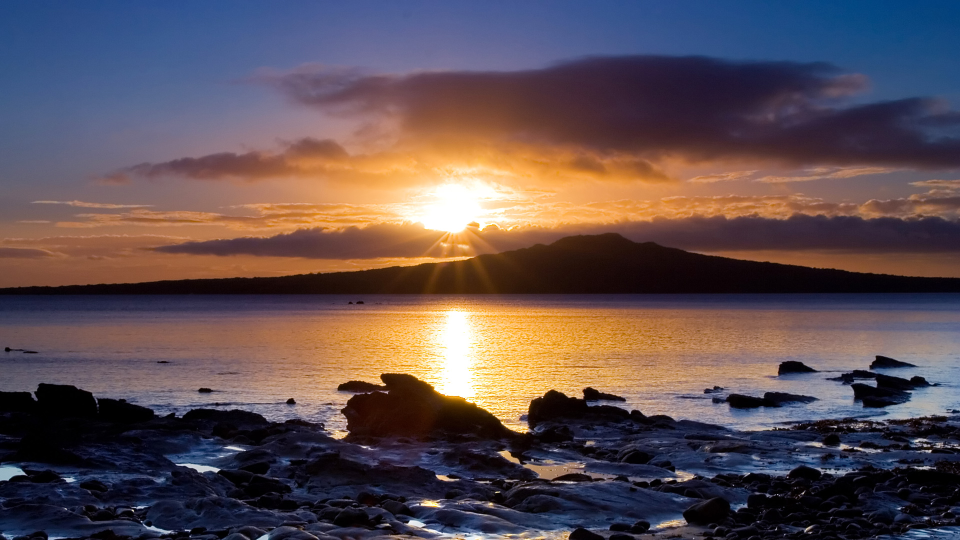
#> input picture Lab_2/static/SampleImage.jpg, 1920 x 1080 px (shown at 1/2 size)
$ python L2_1.py
#> lines starting #> are read from the running program, lines starting #| are printed output that depends on the picture
import cv2

img_file = "static/SampleImage.jpg"
img = cv2.imread(img_file)
#> img is the input picture: shape (1080, 1920, 3); mean B, G, R 83.3, 79.4, 94.9

# Convert input image to grayscale
gray = cv2.cvtColor(img, cv2.COLOR_BGR2GRAY)
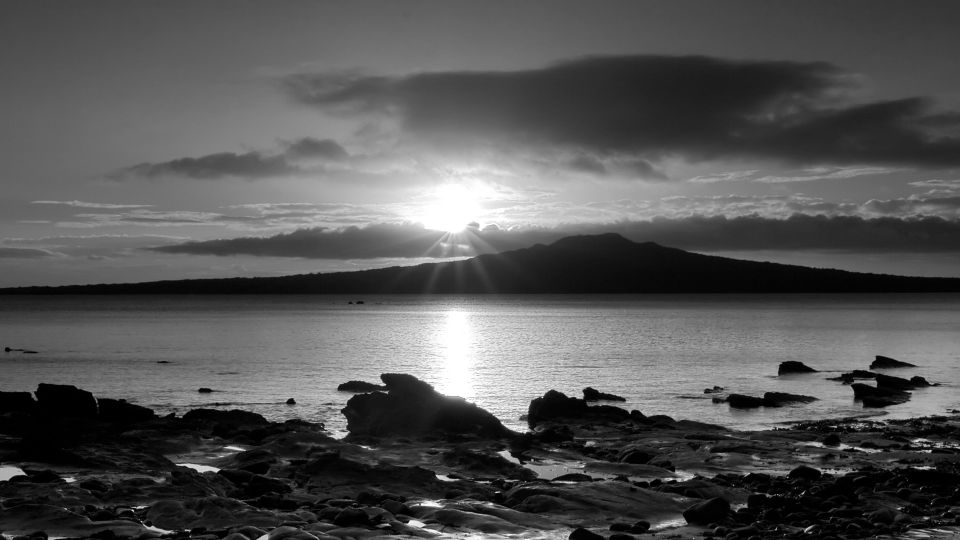
#> gray: shape (1080, 1920) (shown at 1/2 size); min 0, max 255, mean 84.5

# Compute negative of the grayscale image
neg = cv2.bitwise_not(gray)
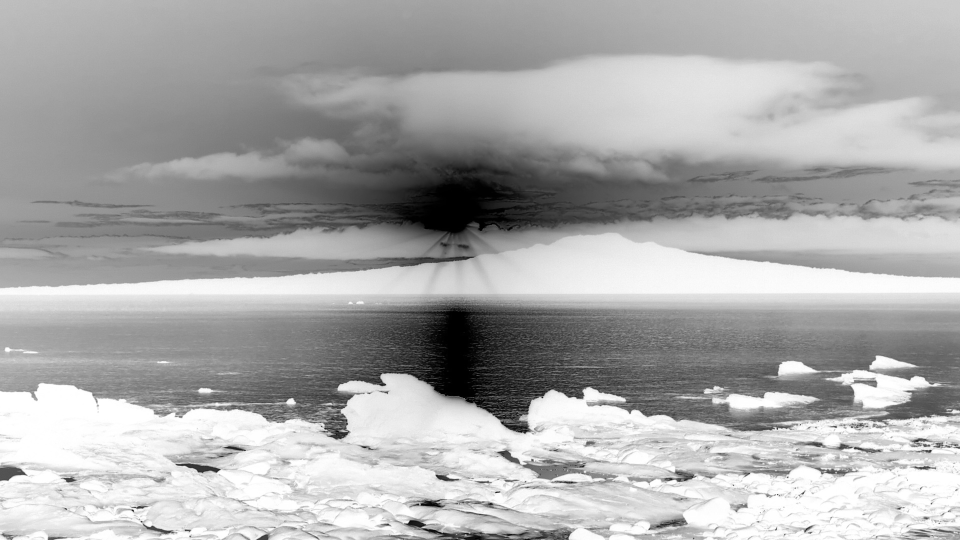
#> neg: shape (1080, 1920) (shown at 1/2 size); min 0, max 255, mean 170.5

# Display the input image and negative image
# Only resize for large images
cv2.imshow('Input Image', cv2.resize(img, (500, 500)))
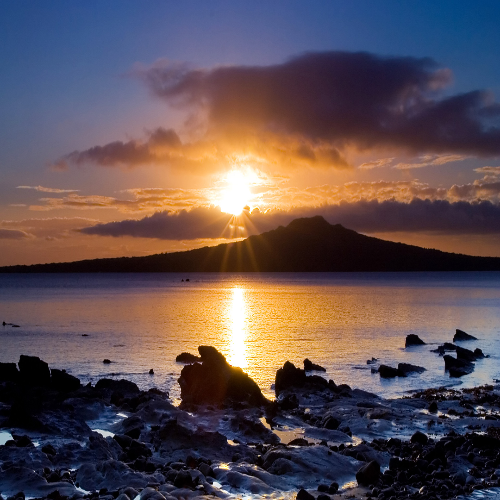
#> window 'Input Image': shape (500, 500, 3); mean B, G, R 83.2, 79.3, 94.8
cv2.imshow('Negative Image', cv2.resize(neg, (500, 500)))
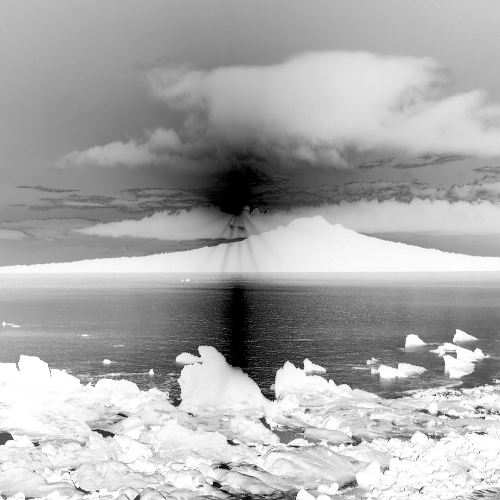
#> window 'Negative Image': shape (500, 500); min 0, max 255, mean 170.4

# Pause
key = cv2.waitKey(0)
#> (key Esc is pressed here)
if key == ord('s'):
    cv2.imwrite('output_q1.jpg', neg)

cv2.destroyAllWindows()
